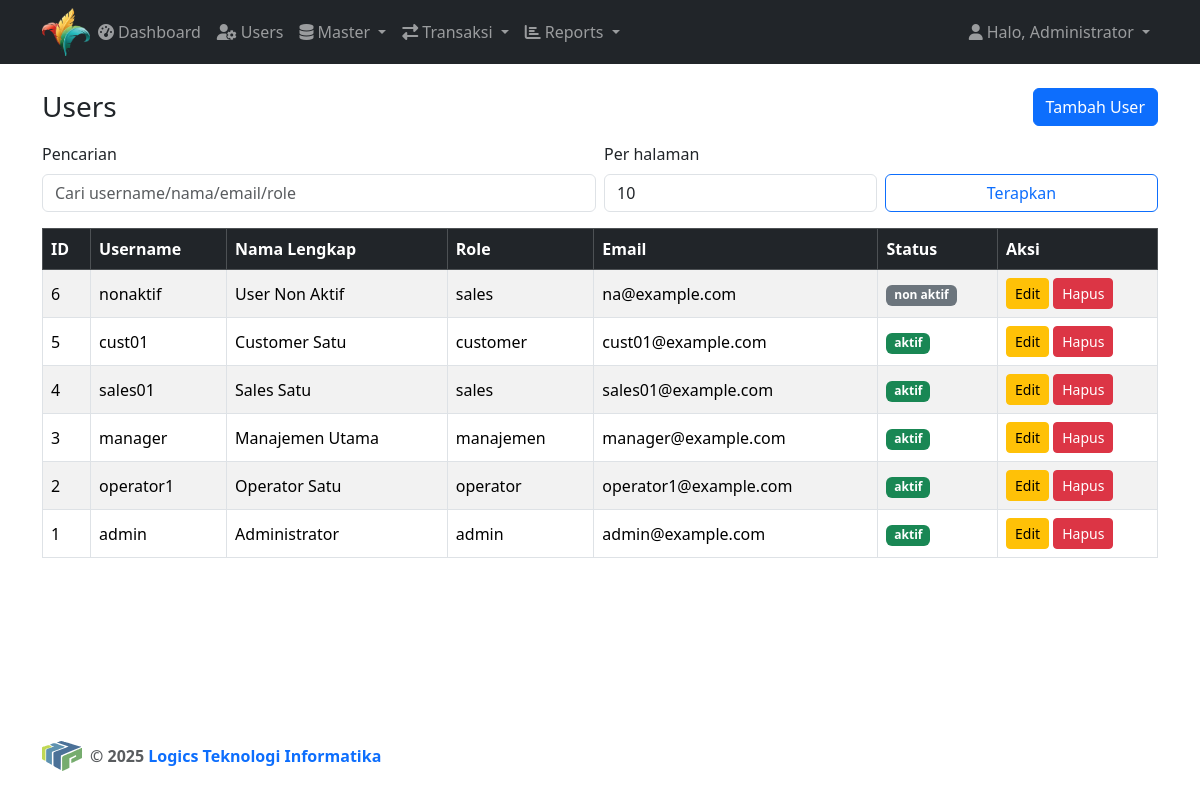
Page /users.php (signed in) on the committed database.
### tables this page shows
CREATE TABLE `user` (
  `id` INT UNSIGNED NOT NULL AUTO_INCREMENT,
  `username` VARCHAR(50) NOT NULL UNIQUE,
  `password` VARCHAR(255) NOT NULL,
  `namalengkap` VARCHAR(100) NOT NULL,
  `alamat` VARCHAR(255) DEFAULT NULL,
  `role` ENUM('operator','manajemen','sales','customer','admin') NOT NULL,
  `email` VARCHAR(100) DEFAULT NULL,
  `kodesales` VARCHAR(50) DEFAULT NULL,
  `kodecustomer` VARCHAR(50) DEFAULT NULL,
  `status` ENUM('aktif','non aktif') NOT NULL DEFAULT 'aktif',
  PRIMARY KEY (`id`)
);

### includes/auth.php (called while the page is built, shortened)
<?php
function current_user(): ?array {
	return isset($_SESSION['user']) ? $_SESSION['user'] : null;
}
function can_access(string $resource): bool {
	$user = current_user();
	if ($user['role'] === 'admin') return true;
	$permissions = [
		'admin' => ['*'],
		'manajemen' => ['dashboard', 'reports', 'profile'],
		'operator' => ['dashboard', 'users', 'masterbarang', 'mastercustomer', 'mastersales', 'order', 'reports', 'profile'],
		'sales' => ['dashboard', 'order', 'reports', 'profile'],
		'customer' => ['dashboard', 'order', 'reports', 'profile']
	];
	$userPermissions = $permissions[$user['role']] ?? [];
	return in_array('*', $userPermissions) || in_array($resource, $userPermissions);
}
?>

### users.php (the view, shortened to what this page needs)
<?php
require_once __DIR__ . '/includes/auth.php';
$pdo = get_pdo_connection();
$page = isset($_GET['page']) ? max(1, (int)$_GET['page']) : 1;
$perPage = isset($_GET['perPage']) ? max(1, min(100, (int)$_GET['perPage'])) : 10;
$q = isset($_GET['q']) ? trim($_GET['q']) : '';
$where = '';
$params = [];
$offset = ($page - 1) * $perPage;
$stmt = $pdo->prepare("SELECT * FROM user $where ORDER BY id DESC LIMIT $perPage OFFSET $offset");
$stmt->execute($params);
$rows = $stmt->fetchAll();
include __DIR__ . '/includes/header.php';
?>
<div class="container">
	<div class="d-flex justify-content-between align-items-center mb-3">
		<h3 class="mb-0">Users</h3>
		<a href="user_form.php" class="btn btn-primary">Tambah User</a>
	</div>
	<form class="row g-2 align-items-end mb-3" method="get" action="">
		<div class="col-md-6">
			<label class="form-label">Pencarian</label>
			<input type="text" class="form-control" name="q" value="<?php echo htmlspecialchars($q); ?>" placeholder="Cari username/nama/email/role">
		</div>
		<div class="col-md-3">
			<label class="form-label">Per halaman</label>
			<input type="number" class="form-control" name="perPage" min="1" max="100" value="<?php echo (int)$perPage; ?>">
		</div>
		<div class="col-md-3">
			<button class="btn btn-outline-primary w-100" type="submit">Terapkan</button>
		</div>
	</form>
	<div class="table-responsive">
		<table class="table table-striped table-bordered align-middle">
			<thead class="table-dark">
				<tr>
					<th>ID</th>
					<th>Username</th>
					<th>Nama Lengkap</th>
					<th>Role</th>
					<th>Email</th>
					<th>Status</th>
					<th style="width:160px">Aksi</th>
				</tr>
			</thead>
			<tbody>
				<?php if (!$rows): ?>
					<tr><td colspan="7" class="text-center">Tidak ada data</td></tr>
				<?php else: foreach ($rows as $r): ?>
					<tr>
						<td><?php echo (int)$r['id']; ?></td>
						<td><?php echo htmlspecialchars($r['username']); ?></td>
						<td><?php echo htmlspecialchars($r['namalengkap']); ?></td>
						<td><?php echo htmlspecialchars($r['role']); ?></td>
						<td><?php echo htmlspecialchars($r['email']); ?></td>
						<td>
							<span class="badge <?php echo $r['status']==='aktif'?'bg-success':'bg-secondary'; ?>"><?php echo htmlspecialchars($r['status']); ?></span>
						</td>
						<td>
							<a class="btn btn-sm btn-warning" href="user_form.php?id=<?php echo (int)$r['id']; ?>">Edit</a>
							<a class="btn btn-sm btn-danger" href="users.php?delete=<?php echo (int)$r['id']; ?>" onclick="return confirm('Hapus user ini?');">Hapus</a>
						</td>
					</tr>
				<?php endforeach; endif; ?>
			</tbody>
		</table>
	</div>
</div>
<?php include __DIR__ . '/includes/footer.php'; ?>

### includes/header.php (shortened to what this page needs)
<?php
$user = isset($_SESSION['user']) ? $_SESSION['user'] : null;
?>
<!doctype html>
<html lang="id">
<head>
	<link href="https://cdn.jsdelivr.net/npm/bootstrap@5.3.3/dist/css/bootstrap.min.css" rel="stylesheet">
	<link rel="stylesheet" href="https://cdnjs.cloudflare.com/ajax/libs/font-awesome/6.4.0/css/all.min.css" />
</head>
<body class="d-flex flex-column min-vh-100 <?php echo ($user && $user['role'] === 'customer') ? 'customer-role' : ''; ?>">
<nav class="navbar navbar-expand-lg navbar-dark bg-dark mb-4 sticky-top">
	<div class="container">
		<a class="navbar-brand p-0 m-0 d-flex align-items-center <?php echo ($user && $user['role'] === 'customer') ? 'd-none d-lg-flex' : ''; ?>" href="dashboard.php"><img src="assets/img/logo-sayap.png" alt="Logo" width="48" height="48" class="me-0"></a>
		<div class="collapse navbar-collapse" id="navbarNav">
			<ul class="navbar-nav me-auto mb-2 mb-lg-0">
				<?php if ($user && $user['role'] !== 'customer'): ?>
					<li class="nav-item"><a class="nav-link nav-dashboard" href="dashboard.php">
						<i class="fas fa-tachometer-alt me-1"></i>Dashboard
					</a></li>
				<?php endif; ?>
				<?php if ($user): ?>
					<?php if (can_access('users')): ?>
						<li class="nav-item"><a class="nav-link" href="users.php">
							<i class="fas fa-user-cog me-1"></i>Users
						</a></li>
					<?php endif; ?>
					<?php if (can_access('masterbarang') || can_access('mastercustomer') || can_access('mastersales')): ?>
						<li class="nav-item dropdown">
							<a class="nav-link dropdown-toggle" href="#" id="masterDropdown" role="button" data-bs-toggle="dropdown" aria-expanded="false">
								<i class="fas fa-database me-1"></i>Master
							</a>
						</li>
					<?php endif; ?>
					<?php if (can_access('order') && $user['role'] !== 'customer'): ?>
						<li class="nav-item dropdown">
							<a class="nav-link dropdown-toggle" href="#" id="transaksiDropdown" role="button" data-bs-toggle="dropdown" aria-expanded="false">
								<i class="fas fa-exchange-alt me-1"></i>Transaksi
							</a>
						</li>
					<?php endif; ?>
					<?php if (can_access('reports') && $user['role'] !== 'customer'): ?>
						<li class="nav-item dropdown">
							<a class="nav-link dropdown-toggle" href="#" id="reportsDropdown" role="button" data-bs-toggle="dropdown" aria-expanded="false">
								<i class="fas fa-chart-bar me-1"></i>Reports
							</a>
						</li>
					<?php endif; ?>
				<?php endif; ?>
			</ul>
			<ul class="navbar-nav">
				<?php if ($user): ?>
					<li class="nav-item dropdown">
						<a class="nav-link dropdown-toggle" href="#" id="userDropdown" role="button" data-bs-toggle="dropdown" aria-expanded="false">
							<i class="fas fa-user me-1"></i>Halo, <?php echo htmlspecialchars($user['namalengkap']); ?>
						</a>
					</li>
				<?php else: ?>
					<li class="nav-item"><a class="btn btn-outline-light btn-sm" href="login.php">
						<i class="fas fa-sign-in-alt me-1"></i>Login
					</a></li>
				<?php endif; ?>
			</ul>
		</div>
	</div>
</nav>

### rows in the picture
user: namalengkap "Administrator", id "1", username "admin", role "admin", email "admin@example.com", status "aktif"
user: id "6", username "nonaktif", namalengkap "User Non Aktif", role "sales", email "na@example.com", status "non aktif"
user: id "5", username "cust01", namalengkap "Customer Satu", role "customer", email "cust01@example.com", status "aktif"
user: id "4", username "sales01", namalengkap "Sales Satu", role "sales", email "sales01@example.com", status "aktif"
user: id "3", username "manager", namalengkap "Manajemen Utama", role "manajemen", email "manager@example.com", status "aktif"
user: id "2", username "operator1", namalengkap "Operator Satu", role "operator", email "operator1@example.com", status "aktif"
